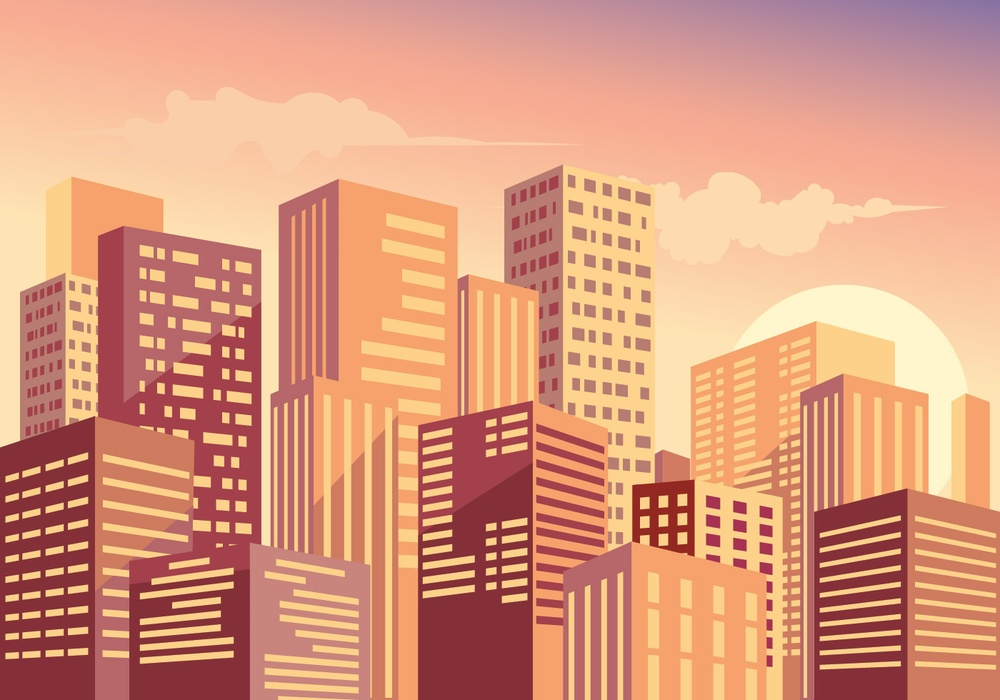
#> input picture frontend/main/webapp/vtracer/assets/samples/Cityscape Sunset_DFM3-01.jpg, 1000 x 700 px, shrunk from 1400 x 980 before the run
$ python -i preprocessing.py   (imports and definitions only)
#> lines starting #> are read from the running program, lines starting #| are printed output that depends on the picture
#> further down, picture is the input picture: shape (700, 1000, 3); mean B, G, R 126.1, 154.6, 219.2
"""
图像预处理模块
包括去噪、平滑、边缘检测等功能
"""

import cv2
import numpy as np
from typing import Tuple, Optional


class ImagePreprocessor:
    """图像预处理器"""

    def __init__(self):
        self.blur_kernel_size = 5
        self.bilateral_d = 9
        self.bilateral_sigma_color = 75
        self.bilateral_sigma_space = 75

    def preprocess(self, image: np.ndarray, detail_level: str = 'medium') -> np.ndarray:
        """
        预处理图像

        Args:
            image: 输入图像 (BGR格式)
            detail_level: 细节级别 ('low', 'medium', 'high')

        Returns:
            预处理后的图像
        """
#> called with detail_level = 'medium'
        # 转换为灰度图用于边缘检测
        if len(image.shape) == 3:
            gray = cv2.cvtColor(image, cv2.COLOR_BGR2GRAY)
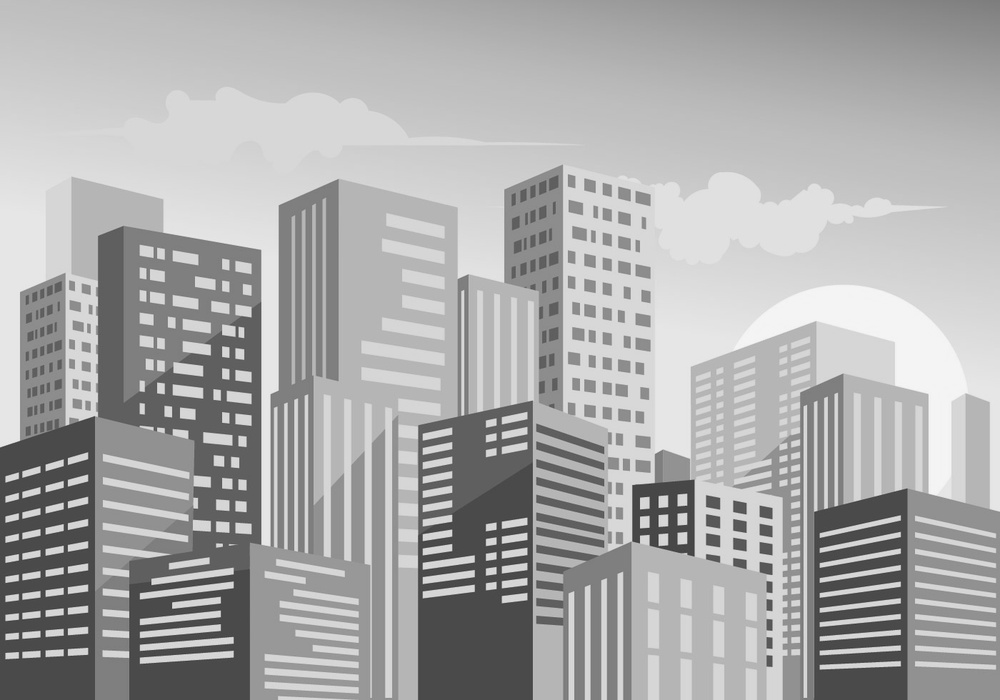
#> gray: shape (700, 1000); min 51, max 248, mean 170.7
        else:
            gray = image.copy()

        # 根据细节级别调整预处理参数
        if detail_level == 'low':
            # 低细节：更多平滑，减少噪声
            gray = cv2.bilateralFilter(gray, self.bilateral_d,
                                      self.bilateral_sigma_color * 2,
                                      self.bilateral_sigma_space * 2)
            gray = cv2.GaussianBlur(gray, (7, 7), 0)
        elif detail_level == 'high':
            # 高细节：较少平滑，保留更多细节
            gray = cv2.bilateralFilter(gray, self.bilateral_d,
                                      self.bilateral_sigma_color,
                                      self.bilateral_sigma_space)
        else:  # medium
            # 中等细节：平衡平滑和细节
            gray = cv2.bilateralFilter(gray, self.bilateral_d,
                                      self.bilateral_sigma_color,
                                      self.bilateral_sigma_space)
            gray = cv2.GaussianBlur(gray, (3, 3), 0)

        return gray

    # [50 lines left out: functions detect_edges, enhance_contrast, not called in this run]

>>> import cv2
>>> picture = cv2.imread('../../../frontend/main/webapp/vtracer/assets/samples/Cityscape Sunset_DFM3-01.jpg')
>>> result = ImagePreprocessor().preprocess(picture)

$ run again, on frontend/main/webapp/vtracer/assets/samples/Gum Tree Vector.jpg
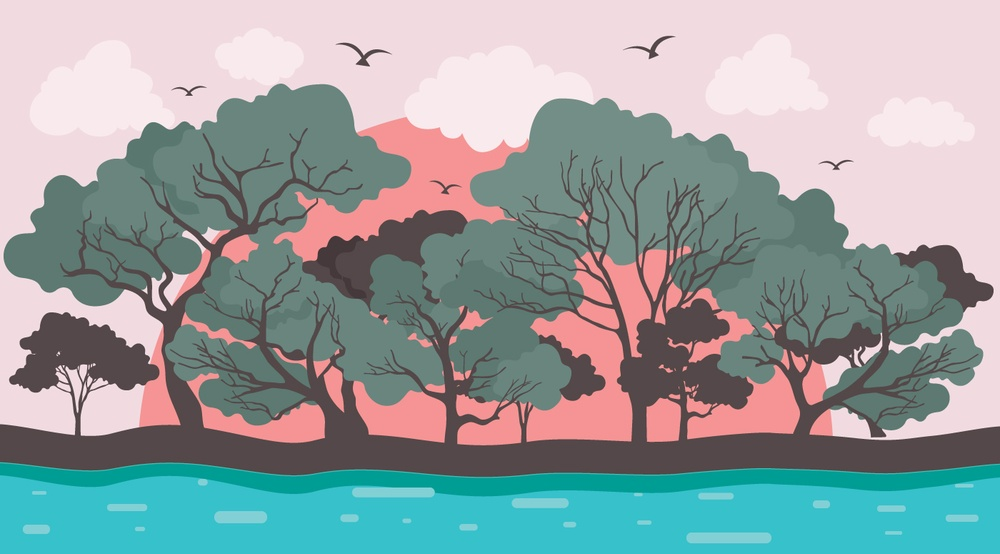
#> input picture frontend/main/webapp/vtracer/assets/samples/Gum Tree Vector.jpg, 1000 x 554 px, shrunk from 1400 x 775 before the run
#> picture is the input picture: shape (554, 1000, 3); mean B, G, R 160.8, 159.8, 149
#> in preprocess, `gray = cv2.cvtColor(image, cv2.COLOR_BGR2GRAY)`:
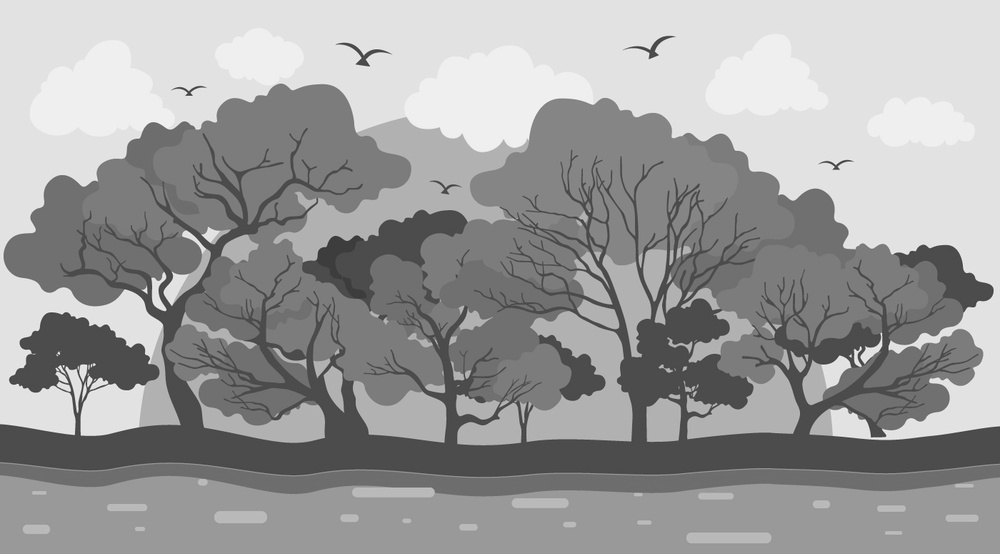
#> gray: shape (554, 1000); min 50, max 250, mean 156.8

$ run again, on frontend/main/webapp/vtracer/assets/samples/angel-luciano-LATYeZyw88c-unsplash-s.jpg
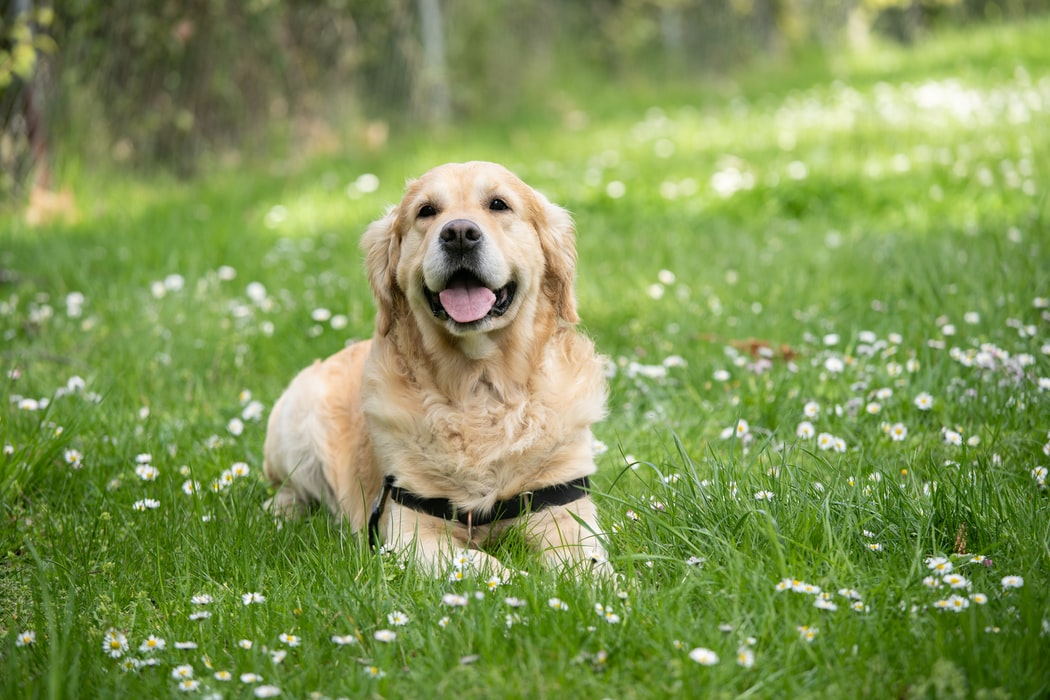
#> input picture frontend/main/webapp/vtracer/assets/samples/angel-luciano-LATYeZyw88c-unsplash-s.jpg, 1050 x 700 px
#> picture is the input picture: shape (700, 1050, 3); mean B, G, R 83.7, 149, 128.4
#> in preprocess, `gray = cv2.cvtColor(image, cv2.COLOR_BGR2GRAY)`:
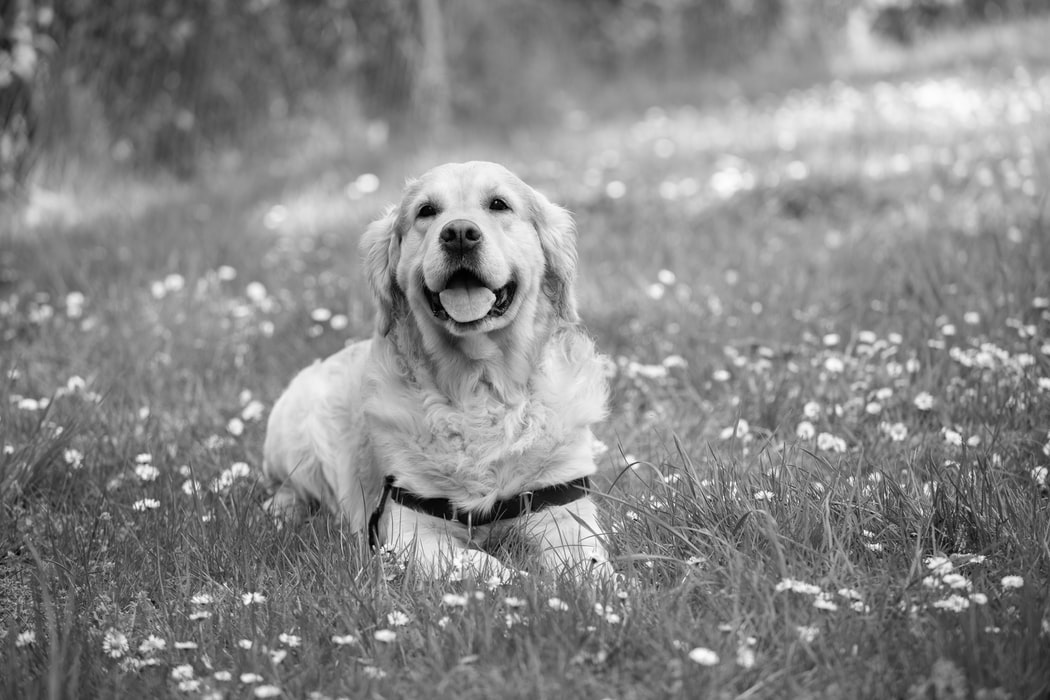
#> gray: shape (700, 1050); min 0, max 255, mean 135.4
